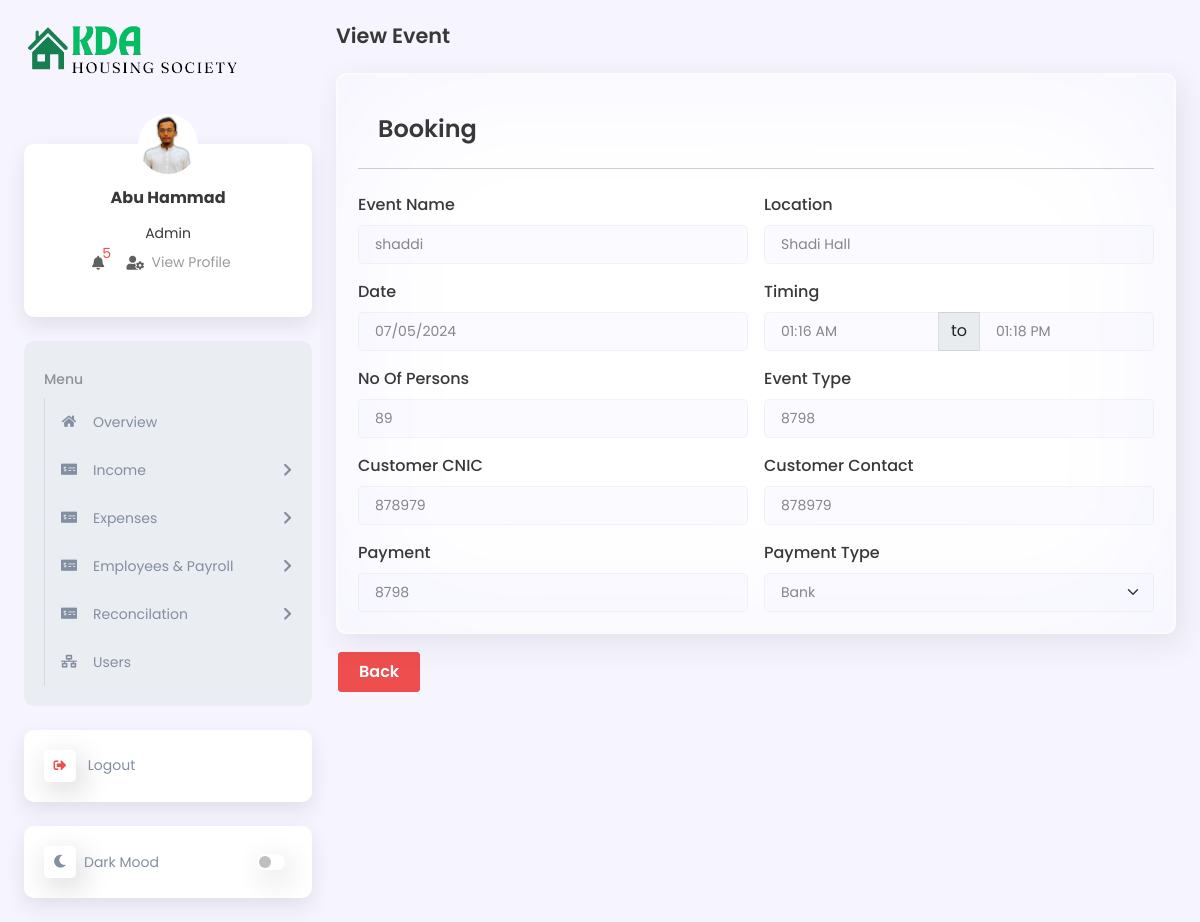
The app's page /eventView.php?event_view_id=11 (signed in) with its own data.
### tables this page shows
CREATE TABLE `users_detail` (
  `users_detail_id` int(11) NOT NULL,
  `full_name` varchar(100) DEFAULT NULL,
  `Phone` varchar(50) DEFAULT NULL,
  `address` varchar(100) DEFAULT NULL,
  `gender` varchar(50) DEFAULT NULL,
  `date_of_birth` varchar(100) DEFAULT NULL,
  `image` varchar(255) DEFAULT NULL,
  `login_time` datetime DEFAULT NULL,
  `logout_time` datetime DEFAULT NULL,
  `created_by` varchar(100) DEFAULT NULL,
  `created_date` varchar(100) DEFAULT NULL,
  `updated_by` varchar(100) DEFAULT NULL,
  `updated_date` varchar(100) DEFAULT NULL
);

CREATE TABLE `role` (
  `role_id` int(11) NOT NULL,
  `name` varchar(50) DEFAULT NULL,
  `status` varchar(50) DEFAULT NULL
);

CREATE TABLE `events_booking` (
  `event_id` int(11) NOT NULL,
  `eventName` varchar(100) DEFAULT NULL,
  `location` varchar(255) DEFAULT NULL,
  `date` varchar(150) DEFAULT NULL,
  `startTiming` varchar(100) DEFAULT NULL,
  `endTiming` varchar(100) DEFAULT NULL,
  `noOfPersons` varchar(100) DEFAULT NULL,
  `eventType` varchar(255) DEFAULT NULL,
  `customerCnic` varchar(100) DEFAULT NULL,
  `customerContact` varchar(100) DEFAULT NULL,
  `customerName` varchar(100) DEFAULT NULL,
  `bookingPayment` varchar(255) DEFAULT NULL,
  `payment_type` enum('Cash','Bank') DEFAULT NULL,
  `added_by` varchar(100) DEFAULT NULL,
  `added_on` varchar(100) DEFAULT NULL,
  `updated_by` varchar(100) DEFAULT NULL,
  `updated_on` varchar(100) DEFAULT NULL
);

### eventView.php (the view, shortened to what this page needs)
<?php
include_once("includes/config.php");
?>
<!DOCTYPE html>
<html lang="en">
<head>
    <link rel="stylesheet" href="lib/bootstrap_5/bootstrap.min.css">
    <link rel="stylesheet" href="lib/fontawesome/css/all.min.css">
    <link rel="stylesheet" href="assets/css/global.css">
    <link rel="stylesheet" href="assets/css/style.css">
    <link rel="stylesheet" href="assets/css/responsive.css">
</head>
<body class="d2c_theme_light">
    <div class="d2c_wrapper">
        <?php
        include("includes/sidebar.php");
        ?>
        <div class="d2c_main p-4 ps-lg-3">
            <h4 class="mb-4 text-capitalize">View Event</h4>
            <?php
            if (isset($_GET['event_view_id'])) {
                $servant_view_id = mysqli_real_escape_string($conn, $_GET['event_view_id']);
                $query = "SELECT * FROM events_booking
                WHERE event_id = '$servant_view_id'";
                $result = mysqli_query($conn, $query);
                if (mysqli_num_rows($result) > 0) {
                    while ($row = mysqli_fetch_assoc($result)) {
            ?>
                        <form action="" method="POST" id="event_booking_form" enctype="multipart/form-data">
                            <div class="card h-auto">
                                <div class="card-body">
                                    <h3 class="card-header">Booking</h3>
                                    <hr class="my-4">
                                    <div class="row g-3">
                                        <div class="col-md-6">
                                            <label class="form-label">Event Name</label>
                                            <input type="text" class="form-control" id="eventName" name="eventName" readonly placeholder="Enter Event Name" value="<?= $row['eventName'] ?>">
                                        </div>
                                        <div class="col-md-6">
                                            <label class="form-label">Location</label>
                                            <input type="text" class="form-control" id="location" name="location" readonly placeholder="Enter Location" value="<?= $row['location'] ?>">
                                        </div>
                                        <div class="col-md-6">
                                            <label class="form-label">Date</label>
                                            <input type="date" class="form-control" id="date" readonly name="date" value="<?= $row['date'] ?>">
                                        </div>
                                        <div class="col-md-6">
                                            <label class="form-label">Timing</label>
                                            <div class="input-group input-daterange">
                                                <input type="time" id="startTiming" readonly name="startTiming" placeholder="MM/DD/YYYY" class="form-control" value="<?= $row['startTiming'] ?>" />
                                                <span class="input-group-text">to</span>
                                                <input type="time" id="endTiming" readonly name="endTiming" placeholder="MM/DD/YYYY" class="form-control" value="<?= $row['endTiming'] ?>" />
                                            </div>
                                        </div>
                                        <div class="col-md-6">
                                            <label class="form-label">No Of Persons</label>
                                            <input type="text" class="form-control" id="noOfServant" name="noOfServant" readonly placeholder="Enter No Of Persons" value="<?= $row['noOfPersons'] ?>">
                                        </div>
                                        <div class="col-md-6">
                                            <label class="form-label">Event Type</label>
                                            <input type="text" class="form-control" id="bookingName" name="bookingName" readonly placeholder="Enter Customer Name" value="<?= $row['eventType'] ?>">
                                        </div>
                                        <div class="col-md-6">
                                            <label class="form-label">Customer CNIC</label>
                                            <input type="text" class="form-control" id="bookingEmail" name="bookingEmail" readonly placeholder=" Customer CNIC" value="<?= $row['customerCnic'] ?>">
                                        </div>
                                        <div class="col-md-6">
                                            <label class="form-label">Customer Contact</label>
                                            <input type="text" class="form-control" id="bookingContact" name="bookingContact" readonly placeholder=" Customer Contact" value="<?= $row['customerContact'] ?>">
                                        </div>
                                        <div class="col-md-6">
                                            <label class="form-label">Payment</label>
                                            <input type="text" class="form-control" id="bookingPayment" name="bookingPayment" readonly placeholder="Enter Payment" value="<?= $row['bookingPayment'] ?>">
                                        </div>
                                        <div class="col-md-6">
                                            <label class="form-label">Payment Type</label>
                                            <select class="form-select form-control" id="pymentType" required name="paymentType">
                                                <option value="<?= $row['payment_type'] ?>"><?= $row['payment_type'] ?></option>
                                            </select>
                                        </div>
                                    </div>
                                </div>
                            </div>
                            <div class="mt-3">
                                <a href="eventsDetails" class="btn btn-danger">Back</a>
                            </div>
                        </form>
            <?php
                    }
                } else {
                    header('location: 404');
                    exit();
                }
            }
            ?>
        </div>
    </div>
</body>
</html>

### includes/sidebar.php (shortened to what this page needs)
<?php
$page = substr($_SERVER['SCRIPT_NAME'], strrpos($_SERVER['SCRIPT_NAME'], "/") + 1);
$select = mysqli_query($conn, "SELECT users_detail.image, users_detail.full_name, role.name as role FROM `users`
LEFT JOIN users_detail ON users_detail.users_detail_id = users.users_detail_id
LEFT JOIN role ON role.role_id = users.role_id
WHERE users.user_id = '{$_SESSION['UID']}'");
$row = mysqli_fetch_assoc($select);
if ($row['image'] == '') {
    $row['image'] = "./assets/images/user-default.png";
} else {
    $row['image'] = "./media/images/" . $row['image'];
}
?>
<div class="d2c_sidebar offcanvas-lg offcanvas-start p-4 pe-lg-2" tabindex="-1" id="d2c_sidebar">
    <div class="d-flex flex-column">
        <a href="index" class="mb-5 brand-icon">
            <img class="navbar-brand" src="./assets/images/logo/KDA.png" alt="logo">
        </a>
        <div class="card d2c_profile_card text-center mb-4">
            <a href="profile">
                <img class="rounded-circle d2c_profile_image position-absolute top-0 start-50 translate-middle mb-2"
                    src="<?= $row['image']; ?>" alt="d2c Profile Image">
            </a>
            <div class="card-body mt-4">
                <h6 class="fw-bold mb-3"><?= $row['full_name']; ?></h6>
                <span class="d2c_role"><?= $row['role']; ?></span>
                <ul class="list-inline">
                    <li class="list-inline-item position-relative me-3">
                        <a class="nav-link p-0" href="#" role="button" data-bs-toggle="dropdown" aria-expanded="false">
                            <i class="fas fa-bell fa-fw"></i>
                            <span class="position-absolute top-0 start-100 translate-middle rounded-circle text-danger">
                                <?php
                                $msg_count_query = mysqli_query($conn, "SELECT COUNT(*) as total_messages FROM maintenance_payments WHERE status = 'unpaid'");
                                $msg_count_row = mysqli_fetch_assoc($msg_count_query);
                                $total_messages = $msg_count_row['total_messages'];
                                echo $total_messages;
                                ?>
                            </span>
                        </a>
                    </li>
                    <li class="list-inline-item position-relative me-3">
                        <a class="dropdown-item d-flex align-items-center py-2" href="profile">
                            <i class="fas fa-user-cog"></i>
                            <p class="mb-0">&nbsp View Profile</p>
                        </a>
                    </li>
                </ul>
            </div>
        </div>
        <div class="card d2c_menu_card mb-4">
            <div class="card-body">
                <ul class="navbar-nav flex-grow-1">
                    <li class="nav-item">
                        <a class="nav-link" href="javascript:void(0)">
                            <span>Menu</span>
                        </a>
                        <ul class="sub-menu collapse show">
                            <li class="nav-item <?php if ($page == 'index.php')
                                echo ('active'); ?>">
                                <a class="sub-menu-link" href="index">
                                    <span class="d2c_icon">
                                        <i class="fas fa-home"></i>
                                    </span>
                                    <span>
                                        Overview
                                    </span>
                                </a>
                            </li>
                            <li class="nav-item <?php if ($page == 'houses.php' || $page == 'addHouse.php' || $page == 'houseView.php' || $page == 'houseEdit.php')
                                echo ('open active') ?>">
                                    <a class="sub-menu-link" data-bs-toggle="collapse" data-bs-target="#income"
                                        aria-expanded="false" href="#">
                                        <span class="d2c_icon">
                                            <i class="fas fa-money-check-alt"></i>
                                        </span>
                                        <span>Income</span>
                                        <span class="fas fa-chevron-right ms-auto text-end"></span>
                                    </a>
                            </li>
                            <li class="nav-item">
                                <a class="sub-menu-link" data-bs-toggle="collapse" data-bs-target="#expenses"
                                    aria-expanded="false" href="javascript:void(0)">
                                    <span class="d2c_icon">
                                        <i class="fas fa-money-check-alt"></i>
                                    </span>
                                    <span>Expenses</span>
                                    <span class="fas fa-chevron-right ms-auto text-end"></span>
                                </a>
                            </li>
                            <li class="nav-item">
                                <a class="sub-menu-link" data-bs-toggle="collapse"
                                    data-bs-target="#employeeManagementSystem" aria-expanded="false" href="#">
                                    <span class="d2c_icon">
                                        <i class="fas fa-money-check-alt"></i>
                                    </span>
                                    <span>Employees & Payroll</span>
                                    <span class="fas fa-chevron-right ms-auto text-end"></span>
                                </a>
                            </li>
                            <li class="nav-item">
                                <a class="sub-menu-link" data-bs-toggle="collapse" data-bs-target="#reconcilation"
                                    aria-expanded="false" href="#">
                                    <span class="d2c_icon">
                                        <i class="fas fa-money-check-alt"></i>
                                    </span>
                                    <span>Reconcilation</span>
                                    <span class="fas fa-chevron-right ms-auto text-end"></span>
                                </a>
                            </li>
                            <li class="nav-item <?php if ($page == "userDetails.php" || $page == "addUser.php")
                                echo "active"; ?>">
                                <a class="sub-menu-link" href="userDetails">
                                    <span class="d2c_icon">
                                        <i class="fas fa-network-wired"></i>
                                    </span>
                                    <span>Users</span>
                                </a>
                            </li>
                        </ul>
                    </li>
                </ul>
            </div>
        </div>
        <div class="card d2c_single_menu mb-4">
            <div class="card-body p-0">
                <ul class="navbar-nav">
                    <li class="nav-item">
                        <a class="nav-link" href="logout">
                            <span class="d2c_icon text-danger">
                                <i class="fas fa-sign-out-alt"></i>
                            </span>
                            <span>
                                Logout
                            </span>
                        </a>
                    </li>
                </ul>
            </div>
        </div>
        <div class="card d2c_switch_card">
            <div class="card-body p-0">
                <ul class="navbar-nav">
                    <li class="nav-item d-flex align-items-center">
                        <span class="d2c_icon">
                            <i class="fas fa-moon"></i>
                        </span>
                        <span>Dark Mood</span>
                        <span class="form-switch d-flex ms-auto">
                            <input class="form-check-input" id="d2c_theme_changer" type="checkbox" role="switch">
                        </span>
                    </li>
                </ul>
            </div>
        </div>
    </div>
</div>

### records on screen
users_detail: full_name "Abu Hammad", role.name "Admin"
events_booking: eventName "shaddi", location "Shadi Hall", date "07/05/2024", startTiming "01:16", endTiming "13:18", noOfServant "89", bookingName "8798", bookingEmail "878979", bookingContact "878979", bookingPayment "8798", paymentType "Bank"

### other values on screen
$total_messages "5"
